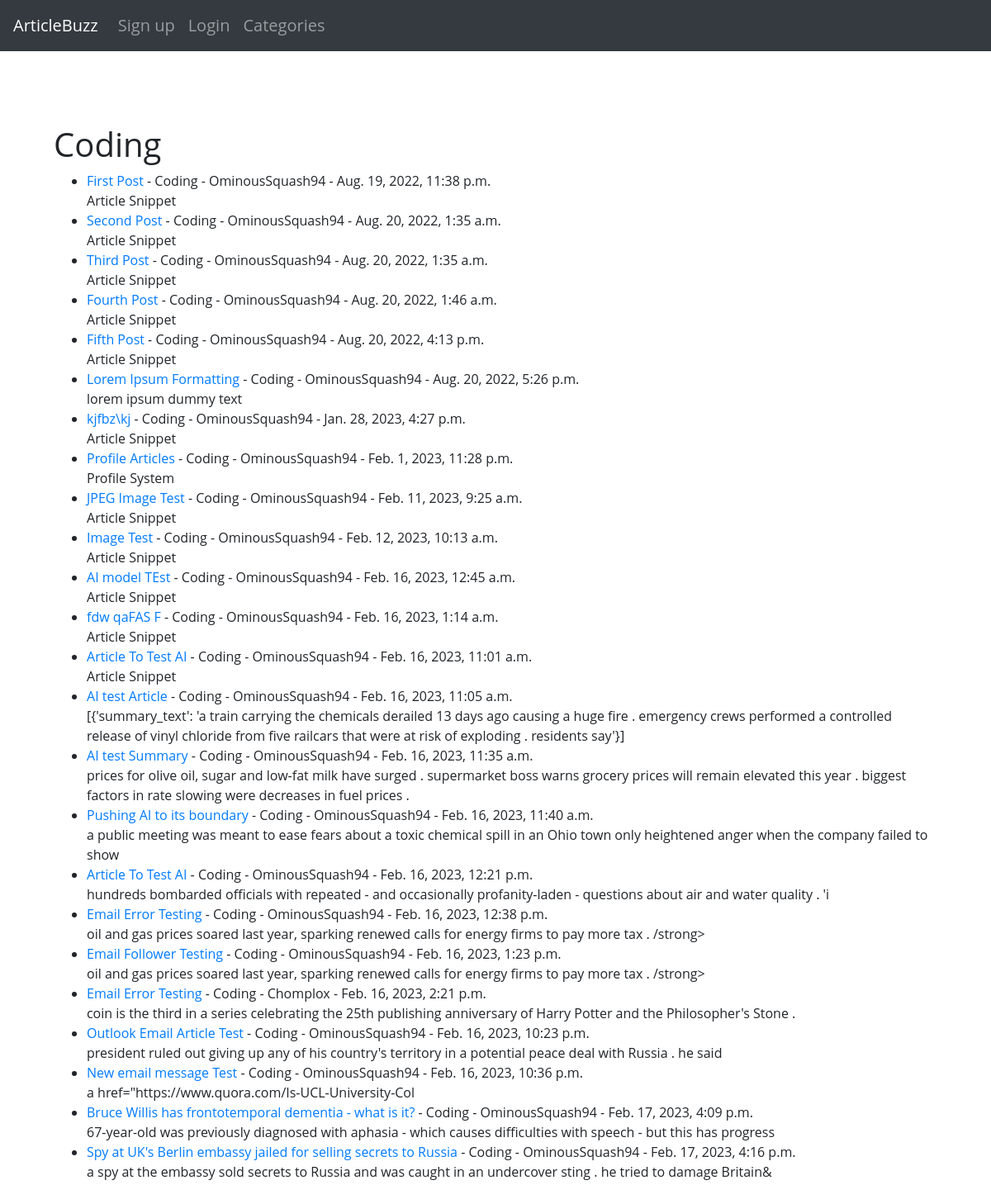
Before: /category/Coding with the older database file.
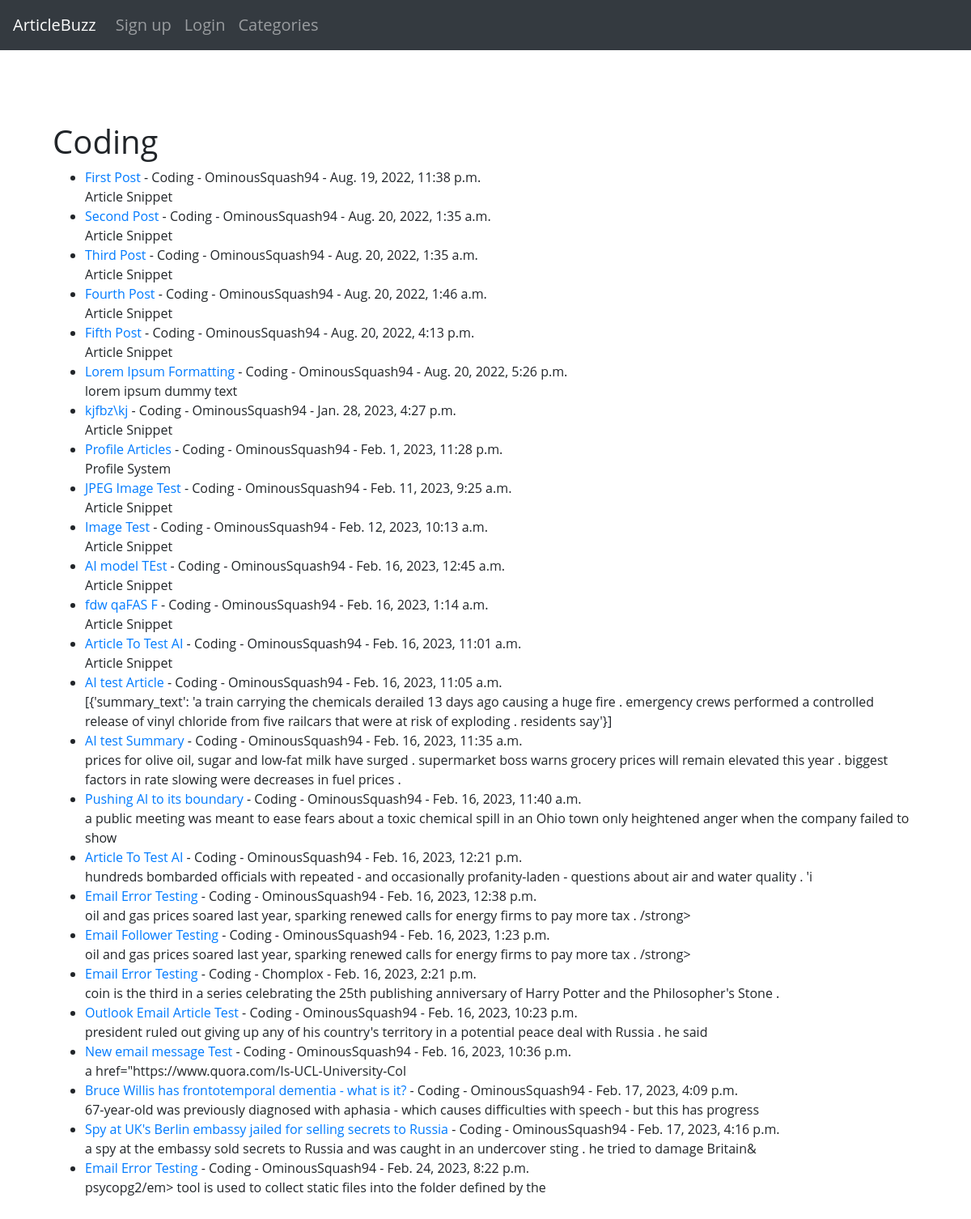
After: the same page with the newer database file.
### theblog/models.py (models this page shows, shortened)
class Post(models.Model):
	title = models.CharField(max_length = 255) # Title Field
	author = models.ForeignKey(User, on_delete = models.CASCADE) # Deletes blog posts for a user if they delete account
	header_image = models.ImageField(null = True, blank = True, upload_to = 'uploads/images', default = None)
	body = RichTextField(blank= True, null = True)
	date_published = models.DateTimeField(auto_now_add = True) # Automatically adds the date
	likes = models.ManyToManyField(User, related_name ='blog_post') # Updating count of the upvotes
	tags = models.CharField(max_length = 255, default = 'Coding') # List of tags from the Tag table
	snippet  = models.CharField(max_length = 300, default = 'Article Snippet') # Article Snippet field to display on screen
	number_likes = models.IntegerField(default = 0)

### theblog/views.py (the view)
# urls.py: path('category/<str:cats>', CategoryView, name = 'category'),
def CategoryView(request, cats):
	cat_posts = Post.objects.filter(tags = cats)
	return render (request, 'categories.html', {'cats':cats.title(), 'cat_posts':cat_posts})

### theblog/templates/categories.html (shortened to what this page needs)
{% extends 'base.html' %}
{%block content%}
{% if cat_posts %}
	<h1>{{cats}}</h1>
	<ul>
	{% for post in cat_posts %}
		<li><a href = "{% url 'article-detail' post.pk %}">{{post.title}}</a>
		 - {{post.tags}}
		 - {{post.author}}
		 - {{post.date_published}}
		 <br>
		{{post.snippet|safe}}
	{% endfor %}
	</ul>
<br>
<br>
{% else %}
	<h1>Sorry this page does not exist</h1>
{% endif %}
{%endblock%}

Changed rows visible on the page:
added Post: title "Email Error Testing", tags "Coding", author "OminousSquash94", date_published "Feb. 24, 2023, 8:22 p.m.", snippet "psycopg2/em> tool is used to collect static files into the folder defined by the"
